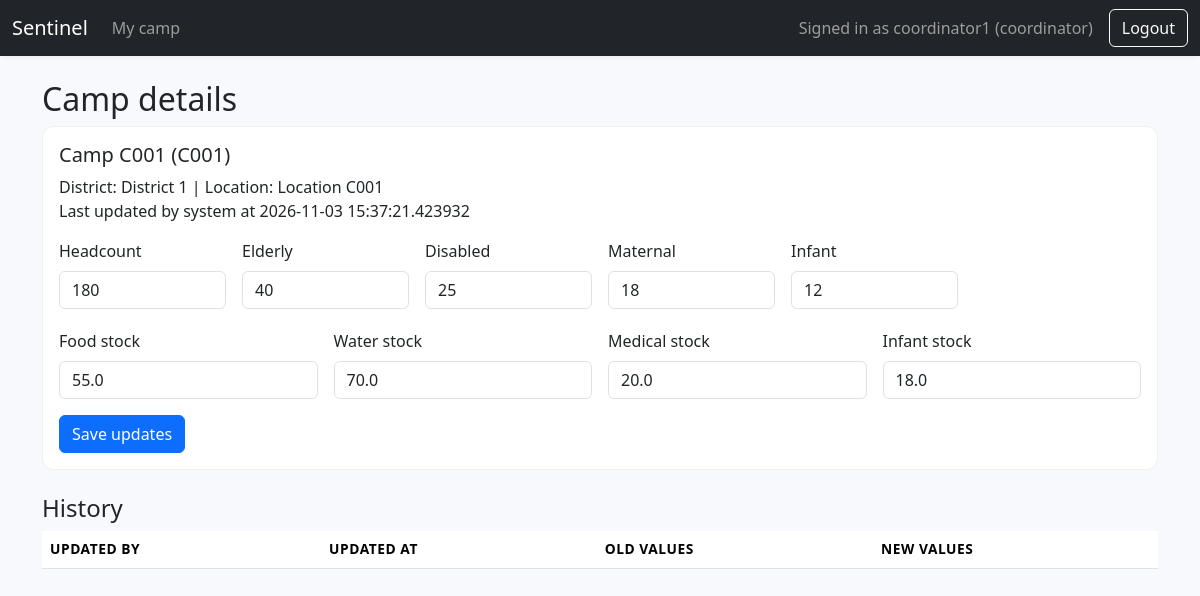
Screenshot of /coordinator/camp (signed in) with the database file from the repository.
### sentinel/models.py (models this page shows)
class User(Base):
    __tablename__ = "users"
    id: Mapped[int] = mapped_column(Integer, primary_key=True, index=True)
    username: Mapped[str] = mapped_column(String(120), unique=True, nullable=False, index=True)
    password_hash: Mapped[str] = mapped_column(String(255), nullable=False)
    salt: Mapped[str] = mapped_column(String(255), nullable=False)
    role: Mapped[str] = mapped_column(String(50), nullable=False)
    camp_id: Mapped[Optional[str]] = mapped_column(String(50), ForeignKey("camps.camp_id"), nullable=True)
    is_active: Mapped[bool] = mapped_column(Boolean, default=True)
    created_at: Mapped[datetime] = mapped_column(DateTime, default=datetime.utcnow)

class Camp(Base):
    __tablename__ = "camps"
    camp_id: Mapped[str] = mapped_column(String(50), primary_key=True, index=True)
    name: Mapped[str] = mapped_column(String(200), nullable=False)
    district: Mapped[str] = mapped_column(String(200), default="")
    location: Mapped[str] = mapped_column(String(200), default="")
    headcount: Mapped[int] = mapped_column(Integer, default=0)
    elderly: Mapped[int] = mapped_column(Integer, default=0)
    disabled: Mapped[int] = mapped_column(Integer, default=0)
    maternal: Mapped[int] = mapped_column(Integer, default=0)
    infant: Mapped[int] = mapped_column(Integer, default=0)
    stock_food: Mapped[float] = mapped_column(Float, default=0.0)
    stock_water: Mapped[float] = mapped_column(Float, default=0.0)
    stock_medical: Mapped[float] = mapped_column(Float, default=0.0)
    stock_infant_supplies: Mapped[float] = mapped_column(Float, default=0.0)
    assigned_coordinator_id: Mapped[Optional[int]] = mapped_column(ForeignKey("users.id"), nullable=True)
    updated_by: Mapped[Optional[str]] = mapped_column(String(120), nullable=True)
    updated_at: Mapped[Optional[datetime]] = mapped_column(DateTime, nullable=True)

### sentinel/routers/coordinator.py (the view)
@router.get("/camp")
def camp_page(request: Request, db: Session = Depends(get_db), user: User = Depends(require_role("coordinator"))):
    camp = db.query(Camp).filter(Camp.camp_id == user.camp_id).first()
    if not camp:
        raise HTTPException(status_code=404, detail="No camp assigned")
    history = db.query(CampUpdateHistory).filter(CampUpdateHistory.camp_id == camp.camp_id).order_by(CampUpdateHistory.updated_at.desc()).all()
    return templates.TemplateResponse("coordinator_camp.html", {"request": request, "user": user, "camp": camp, "history": history})

### sentinel/templates/coordinator_camp.html (shortened to what this page needs)
{% extends 'base.html' %}
{% block content %}
<h2>Camp details</h2>
<div class="card mb-4">
  <div class="card-body">
    <h5>{{ camp.name }} ({{ camp.camp_id }})</h5>
    <p class="mb-0">District: {{ camp.district }} | Location: {{ camp.location }}</p>
    <p>Last updated by {{ camp.updated_by or 'system' }} at {{ camp.updated_at }}</p>
    <form method="post" action="/coordinator/camp/update">
      <div class="row g-3">
        <div class="col-md-2"><label class="form-label">Headcount</label><input class="form-control" type="number" name="headcount" value="{{ camp.headcount }}" required /></div>
        <div class="col-md-2"><label class="form-label">Elderly</label><input class="form-control" type="number" name="elderly" value="{{ camp.elderly }}" required /></div>
        <div class="col-md-2"><label class="form-label">Disabled</label><input class="form-control" type="number" name="disabled" value="{{ camp.disabled }}" required /></div>
        <div class="col-md-2"><label class="form-label">Maternal</label><input class="form-control" type="number" name="maternal" value="{{ camp.maternal }}" required /></div>
        <div class="col-md-2"><label class="form-label">Infant</label><input class="form-control" type="number" name="infant" value="{{ camp.infant }}" required /></div>
      </div>
      <div class="row g-3 mt-1">
        <div class="col-md-3"><label class="form-label">Food stock</label><input class="form-control" type="number" step="0.01" name="stock_food" value="{{ camp.stock_food }}" /></div>
        <div class="col-md-3"><label class="form-label">Water stock</label><input class="form-control" type="number" step="0.01" name="stock_water" value="{{ camp.stock_water }}" /></div>
        <div class="col-md-3"><label class="form-label">Medical stock</label><input class="form-control" type="number" step="0.01" name="stock_medical" value="{{ camp.stock_medical }}" /></div>
        <div class="col-md-3"><label class="form-label">Infant stock</label><input class="form-control" type="number" step="0.01" name="stock_infant_supplies" value="{{ camp.stock_infant_supplies }}" /></div>
      </div>
      <button type="submit" class="btn btn-primary mt-3">Save updates</button>
    </form>
  </div>
</div>
<h4>History</h4>
<table class="table table-striped">
  <thead><tr><th>Updated by</th><th>Updated at</th><th>Old values</th><th>New values</th></tr></thead>
</table>
{% endblock %}

### sentinel/templates/base.html (shortened to what this page needs)
<!DOCTYPE html>
<html lang="en">
<head>
  <link href="https://cdn.jsdelivr.net/npm/bootstrap@5.3.3/dist/css/bootstrap.min.css" rel="stylesheet" />
  <link href="{{ request.url_for('static', path='/css/custom.css') }}" rel="stylesheet" />
</head>
<body>
<nav class="navbar navbar-expand-lg navbar-dark bg-dark mb-4">
  <div class="container-fluid">
    <a class="navbar-brand" href="/dashboard">Sentinel</a>
    <div class="collapse navbar-collapse">
      <ul class="navbar-nav me-auto">
        {% if user and user.role == 'admin' %}
        <li class="nav-item"><a class="nav-link" href="/admin/users">Users</a></li>
        <li class="nav-item"><a class="nav-link" href="/admin/camps">Camps</a></li>
        <li class="nav-item"><a class="nav-link" href="/admin/resources">Resources</a></li>
        <li class="nav-item"><a class="nav-link" href="/admin/scoring">Scoring</a></li>
        {% elif user and user.role == 'coordinator' %}
        <li class="nav-item"><a class="nav-link" href="/coordinator/camp">My camp</a></li>
        {% elif user and user.role == 'officer' %}
        <li class="nav-item"><a class="nav-link" href="/officer/allocations">Allocations</a></li>
        <li class="nav-item"><a class="nav-link" href="/officer/dispatches">Dispatches</a></li>
        {% elif user and user.role == 'auditor' %}
        <li class="nav-item"><a class="nav-link" href="/auditor/flags">Fraud flags</a></li>
        <li class="nav-item"><a class="nav-link" href="/auditor/audit-log">Audit log</a></li>
        {% endif %}
      </ul>
      {% if user %}
      <span class="navbar-text me-3">Signed in as {{ user.username }} ({{ user.role }})</span>
      <form method="post" action="/logout">
        <button class="btn btn-outline-light" type="submit">Logout</button>
      </form>
      {% endif %}
    </div>
  </div>
</nav>
<div class="container">
  {% block content %}{% endblock %}
</div>
</body>
</html>

### sentinel/static/css/custom.css (style rules this page uses)
body { background: #f7f9fc; }
.card { border-radius: 0.75rem; border: 1px solid rgba(0,0,0,0.06); }
.navbar { box-shadow: 0 1px 6px rgba(0,0,0,0.06); }
.table th { font-size: 0.86rem; text-transform: uppercase; letter-spacing: 0.04em; }

### rows the page displays
User: username "coordinator1", role "coordinator"
Camp: name "Camp C001", camp_id "C001", district "District 1", location "Location C001", updated_by "system", updated_at "2026-11-03 15:37:21.423932", headcount "180", elderly "40", disabled "25", maternal "18", infant "12", stock_food "55.0", stock_water "70.0", stock_medical "20.0", stock_infant_supplies "18.0"
